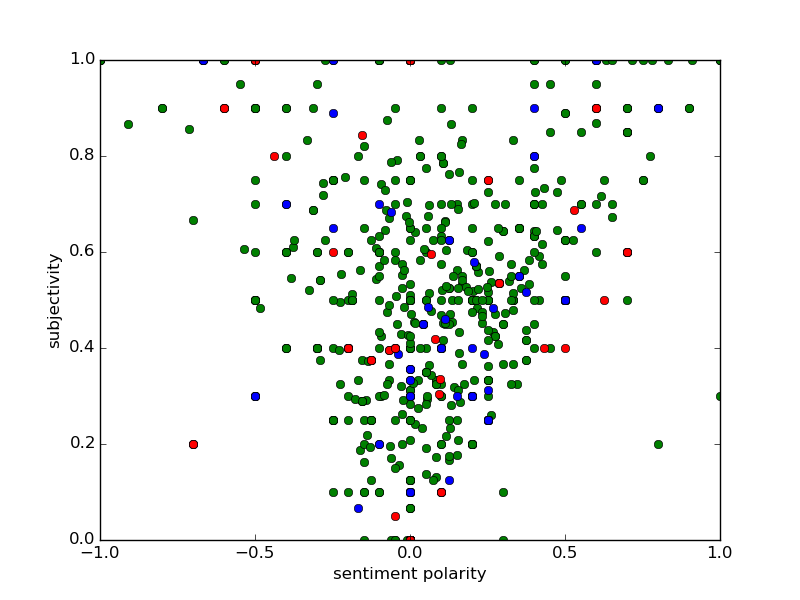

Python code for this plot:
"""
This program scrapes IMDB for quotes from Spock in Star Trek, and uses natural language processing
to analyze the sentiment and objectivity of those quotes.

Run get_html the first time you run the program.
"""

from pattern.en import *
from pattern.web import *
import matplotlib.pyplot as plt


def get_html():
    """
    Connects to IMDB to obtain Spock quotes and saves the HTML result in a file locally
    """
    imdbhtml = URL('http://www.imdb.com/character/ch0001439/quotes').download()
    imdbfile = open('imdbfile', 'w')
    imdbfile.write(imdbhtml)
    imdbfile.close()
    # print imdbhtml


def get_quotes():
    """
    Searches the file made by get_html for quotes from Spock.
    Returns three sets of quotes: those from Spock in the new movies (played by Zachary Quinto), 
    those from Spock in all other continuities (played by Leonard Nimoy), and a small selection of 
    those from Kirk for comparison.
    """
    with open('imdbfile', 'r') as myfile:
        imdbhtml = myfile.read()

    quotes = []
    quotes2 = []
    quotes3 = []
    quote = False
    current = ''
    i = 0

    while i <= len(imdbhtml) - 1:
        # makes a list of original spock quotes
        character = imdbhtml[i]
        if imdbhtml[i: i + 44] == '<i><a href="/name/nm0000559/">Spock</a></i>:':
            quote = True
            quotes.append(current)
            current = ''
            i += 47
        elif imdbhtml[i:i + 48] == '<i><a href="/name/nm0000559/">Mr. Spock</a></i>:':
            quote = True
            quotes.append(current)
            current = ''
            i += 51
        elif imdbhtml[i:i + 52] == '<i><a href="/name/nm0000559/">Captain Spock</a></i>:':
            quote = True
            quotes.append(current)
            current = ''
            i += 55
        else:
            if character == '<':
                quote = False
                i += 1
            else:
                if quote == True:
                    current += character
                    i += 1
                if quote == False:
                    i += 1
    quotes.append(current)

    i = 0
    quote2 = False
    current = ''
    while i <= len(imdbhtml) - 1:
        # makes a list of new spock quotes
        character = imdbhtml[i]
        if imdbhtml[i:i + 44] == '<i><a href="/name/nm0704270/">Spock</a></i>:':
            quote2 = True
            quotes2.append(current)
            current = ''
            i += 47
        else:
            if character == '<':
                quote2 = False
                i += 1
            else:
                if quote2:
                    current += character
                    i += 1
                if quote2 == False:
                    i += 1
    quotes2.append(current)

    i = 0
    quote3 = False
    current = ''
    while i <= len(imdbhtml) - 1:
        # makes a list of kirk quotes
        character = imdbhtml[i]
        if imdbhtml[i:i + 52] == '<i><a href="/name/nm1517976/">James T. Kirk</a></i>:':
            quote3 = True
            quotes3.append(current)
            current = ''
            i += 55
        elif imdbhtml[i:i + 45] == '<i><a href="/name/nm0000638/">Kirk</a></i>:':
            quote3 = True
            quotes3.append(current)
            current = ''
            i += 48
        elif imdbhtml[i:i + 60] == '<i><a href="/name/nm0586003/">Captain James T. Kirk</a></i>:':
            quote3 = True
            quotes3.append(current)
            current = ''
            i += 63
        else:
            if character == '<':
                quote3 = False
                i += 1
            else:
                if quote3:
                    current += character
                    i += 1
                if quote3 == False:
                    i += 1
    quotes3.append(current)

    return {'OldSpock': quotes, 'NewSpock': quotes2, 'Kirk': quotes3}


def graph(list1, list2, list3):
    """
    Takes input in the form of three lists of strings one to several sentences in length,
    and graphs each on the axes of sentiment and subjectivity.
    """
    for element in list1:
        sens = sentiment(element)
        plt.plot([sens[0]], [sens[1]], 'go')
        plt.xlabel('sentiment polarity')
        plt.ylabel('subjectivity')
    for element in list2:
        sens = sentiment(element)
        plt.plot([sens[0]], [sens[1]], 'bo')
        plt.xlabel('sentiment polarity')
        plt.ylabel('subjectivity')
    for element in list3:
        sens = sentiment(element)
        plt.plot([sens[0]], [sens[1]], 'ro')
        plt.xlabel('sentiment polarity')
        plt.ylabel('subjectivity')
    plt.show()


if __name__ == "__main__":
    #get_html()
    data = get_quotes()
    old = data['OldSpock']
    new = data['NewSpock']
    kirk = data['Kirk']
    graph(old, new, kirk)
